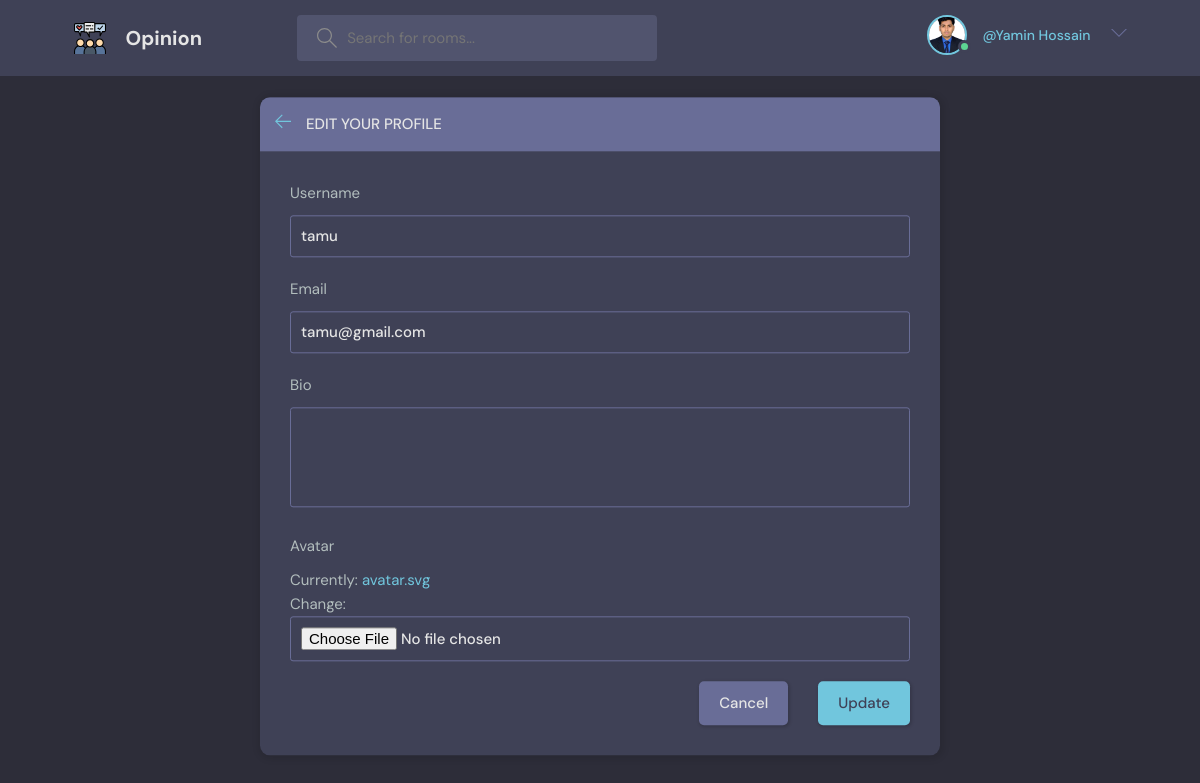
Page /edit-user/2 (signed in) on the committed database.
### base/models.py (models this page shows)
class User(AbstractUser):
    name = models.CharField(max_length=200, null=True)
    email = models.EmailField(unique=True, null=True)
    bio = models.TextField(max_length=200, null=True)
    avatar = models.ImageField(null=True, default='avatar.svg')
    USERNAME_FIELD = 'email'
    REQUIRED_FIELDS = []
    def __str__(self):
        return self.name

### base/views.py (the view)
# urls.py: path('edit-user/<str:pk>', views.updateUser, name='edit-user'),
@login_required(login_url='login')
def updateUser(request, pk):
    user = User.objects.get(id=pk)
    form = UserForm(instance=user)
    context = {'user': user,'form':form}
    if request.method == 'POST':
        form = UserForm(request.POST, request.FILES ,instance=user,)
        if form.is_valid():
            form.save()
            return redirect('user-profile', pk = user.id)
    return render(request, 'base/edit-user.html',context)

### base/forms.py
class UserForm(ModelForm):
    class Meta:
        model  = User
        fields = ['username', 'email', 'bio','avatar']

### base/templates/base/edit-user.html (shortened to what this page needs)
{% extends 'main.html' %}
{% block content %}
<main class="update-account layout">
  <div class="container">
    <div class="layout__box">
      <div class="layout__boxHeader">
        <div class="layout__boxTitle">
          <a href="{{ request.META.HTTP_REFERER }}">
            <svg version="1.1" xmlns="http://www.w3.org/2000/svg" width="32" height="32" viewBox="0 0 32 32">
              <title>arrow-left</title>
              <path
                d="M13.723 2.286l-13.723 13.714 13.719 13.714 1.616-1.611-10.96-10.96h27.625v-2.286h-27.625l10.965-10.965-1.616-1.607z">
              </path>
            </svg>
          </a>
          <h3>Edit your profile</h3>
        </div>
      </div>
      <div class="layout__body">
        <form class="form" action="" method="post" enctype="multipart/form-data">
          {% for field in form %}
          <div class="form__group">
            <label for="username">{{field.label}}</label>
            {{field}}
          </div>
          {% endfor %}
          <div class="form__action">
            <a class="btn btn--dark" href="index.html">Cancel</a>
            <button class="btn btn--main" type="submit">Update</button>
          </div>
        </form>
      </div>
    </div>
  </div>
</main>
{% endblock %}

### templates/navbar.html (shortened to what this page needs)
{% load static %}
<header class="header header--loggedIn">
    <div class="container">
        <a href="/" class="header__logo">
            <img src="{% static 'images/Opinion.svg' %}" />
            <h1>Opinion</h1>
        </a>
        <form class="header__search" action="{% url 'home' %}">
            <label>
                <input type="search" name="q" placeholder="Search for rooms..." />
            </label>
        </form>
        <nav class="header__menu">
            {% if request.user.is_authenticated %}
            <div class="header__user">
                <a href="{% url 'user-profile' request.user.id %}">
                    <div class="avatar avatar--medium active">
                        <img src="{{request.user.avatar.url}}" />
                    </div>
                    <p><span>@{{request.user}}</span></p>
                </a>
                <button class="dropdown-button">
                    <svg version="1.1" xmlns="http://www.w3.org/2000/svg" width="32" height="32" viewBox="0 0 32 32">
                        <title>chevron-down</title>
                        <path d="M16 21l-13-13h-3l16 16 16-16h-3l-13 13z"></path>
                    </svg>
                </button>
            </div>
            {% else %}
            <a href="{% url 'login' %}">
                <img src="{% static 'images/avatar.svg'%}" />
                <p>Login</p>
                {%endif%}
        </nav>
    </div>
</header>

### rows in the picture
User: user.avatar (picture), user "Yamin Hossain"
User: form "tamu" "tamu@gmail.com"

### other values in the picture
{{ field.label }} "Username" "Email" "Bio" "Avatar"
